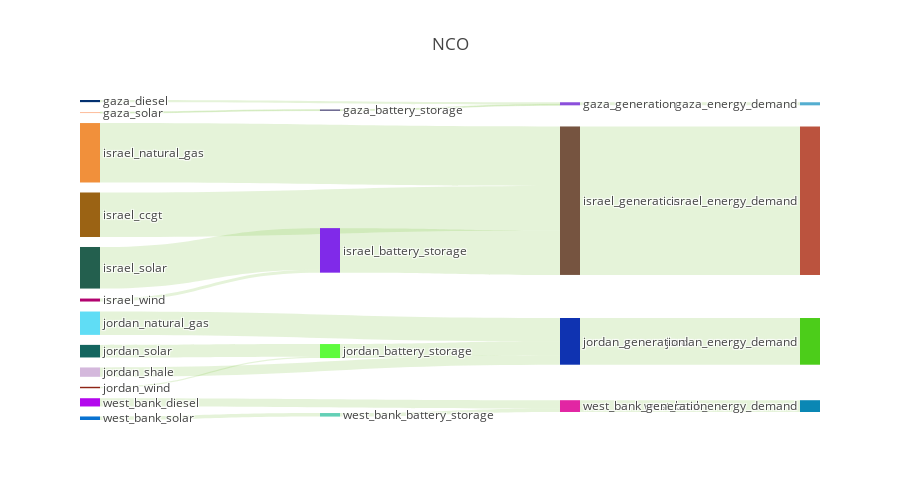

The cell this chart's notebook holds for it:
### Code cell
sce = 'NCO'
results[sce].plot_flows_sankey(height=500,title=sce)

### Figure 1 — Plotly figure (JSON) as saved in the notebook; plotly's stock layout.template omitted (floating-point values rounded to 4 significant figures)
{"data": [{"domain": {"x": [0, 1], "y": [0, 1]}, "link": {"color": ["rgba(127, 194, 65, 0.2)", "rgba(127, 194, 65, 0.2)", "rgba(127, 194, 65, 0.2)", "rgba(127, 194, 65, 0.2)", "rgba(127, 194, 65, 0.2)", "rgba(127, 194, 65, 0.2)", "rgba(127, 194, 65, 0.2)", "rgba(127, 194, 65, 0.2)", "rgba(127, 194, 65, 0.2)", "rgba(127, 194, 65, 0.2)", "rgba(127, 194, 65, 0.2)", "rgba(127, 194, 65, 0.2)", "rgba(127, 194, 65, 0.2)", "rgba(127, 194, 65, 0.2)", "rgba(127, 194, 65, 0.2)", "rgba(127, 194, 65, 0.2)", "rgba(127, 194, 65, 0.2)", "rgba(127, 194, 65, 0.2)", "rgba(127, 194, 65, 0.2)", "rgba(127, 194, 65, 0.2)", "rgba(127, 194, 65, 0.2)", "rgba(127, 194, 65, 0.2)", "rgba(127, 194, 65, 0.2)", "rgba(127, 194, 65, 0.2)", "rgba(127, 194, 65, 0.2)", "rgba(127, 194, 65, 0.2)", "rgba(127, 194, 65, 0.2)", "rgba(127, 194, 65, 0.2)", "rgba(127, 194, 65, 0.2)", "rgba(127, 194, 65, 0.2)", "rgba(127, 194, 65, 0.2)", "rgba(127, 194, 65, 0.2)", "rgba(127, 194, 65, 0.2)", "rgba(127, 194, 65, 0.2)", "rgba(127, 194, 65, 0.2)", "rgba(127, 194, 65, 0.2)", "rgba(127, 194, 65, 0.2)", "rgba(127, 194, 65, 0.2)"], "source": [0, 33, 2, 32, 4, 5, 38, 7, 8, 9, 34, 34, 34, 34, 11, 12, 13, 40, 15, 16, 17, 39, 39, 39, 19, 20, 21, 22, 42, 24, 25, 26, 41, 41, 41, 28, 29, 30], "target": [31, 32, 32, 31, 32, 33, 34, 34, 34, 34, 31, 35, 36, 37, 34, 38, 38, 39, 39, 39, 39, 35, 36, 37, 39, 39, 40, 40, 41, 41, 41, 41, 35, 36, 37, 41, 42, 42], "value": [0, 556000.0, 1297000.0, 1853000.0, 0, 556000.0, 26970000.0, 26940000.0, 0, 0, 0, 89900000.0, 0, 0, 35990000.0, 25170000.0, 1802000.0, 8483000.0, 0, 0, 0, 0, 28280000.0, 0, 14140000.0, 5655000.0, 7617000.0, 865900.0, 2139000.0, 0, 0, 4990000.0, 0, 0, 7129000.0, 0, 2139000.0, 0]}, "node": {"color": ["1a98aa", "ff737e", "023070", "ccacbe", "a9e449", "fdb692", "c5c6b2", "9b6314", "029bbb", "682d77", "c3b2bb", "f1903b", "235f4e", "b2036f", "ce6825", "75dd2b", "91935f", "6a9044", "d34bf4", "60ddf5", "d4b8dc", "14655f", "8f2516", "ef8c57", "7fa891", "ccae5f", "b307ed", "46b358", "dac7fe", "0872d1", "650c7b", "54aed0", "8b4fdb", "0a0346", "765440", "bb533e", "4ccd1a", "0a87b4", "802ae9", "0f33b1", "5efb3e", "e226a3", "63d0b6"], "label": ["egypt_generation", "gaza_battery_storage", "gaza_diesel", "gaza_generation", "gaza_natural_gas", "gaza_solar", "israel_battery_storage", "israel_ccgt", "israel_coal", "israel_diesel", "israel_generation", "israel_natural_gas", "israel_solar", "israel_wind", "jordan_battery_storage", "jordan_ccgt", "jordan_coal", "jordan_diesel", "jordan_generation", "jordan_natural_gas", "jordan_shale", "jordan_solar", "jordan_wind", "west_bank_battery_storage", "west_bank_ccgt", "west_bank_coal", "west_bank_diesel", "west_bank_generation", "west_bank_natural_gas", "west_bank_solar", "west_bank_wind", "gaza_energy_demand", "gaza_generation", "gaza_battery_storage", "israel_generation", "israel_energy_demand", "jordan_energy_demand", "west_bank_energy_demand", "israel_battery_storage", "jordan_generation", "jordan_battery_storage", "west_bank_generation", "west_bank_battery_storage"], "line": {"color": "black", "width": 0}, "pad": 10}, "orientation": "h", "type": "sankey", "valueformat": ".0f"}], "layout": {"font": {"size": 12}, "height": 500, "title": "NCO"}}
